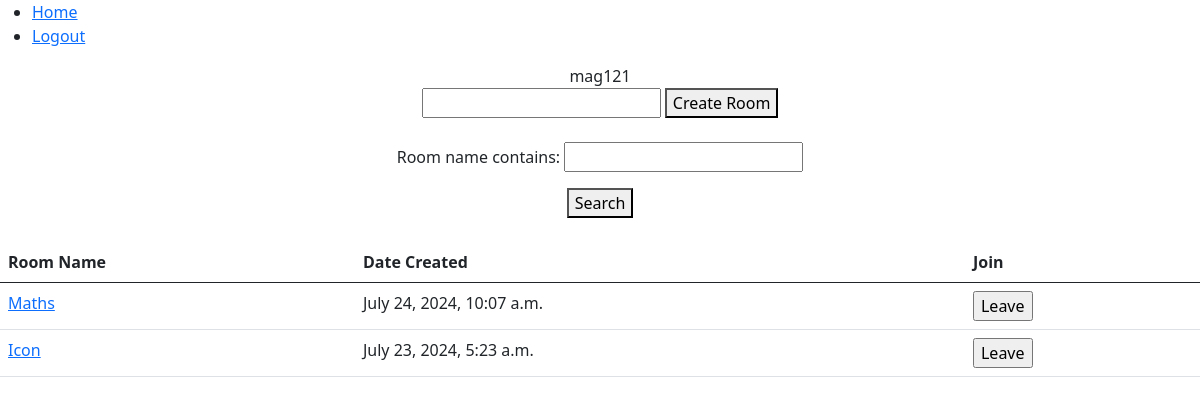
Screenshot of / (signed in) with the database file from the repository.
### chatapp/models.py (models this page shows, shortened)
class Room(models.Model):
    room_name = models.CharField(max_length=150, unique=True, primary_key=True)
    avatar = ResizedImageField(quality=70, upload_to='media/room', blank=True, null=True)
    members = models.ManyToManyField(Profile, blank=True)
    created_at = models.DateTimeField(auto_now_add=True)

### chatapp/views.py (the view)
# urls.py: 2. Add a URL to urlpatterns:  path('', views.home, name='home')
@login_required(login_url='signin')
def home(request):
    if request.method == 'POST':
        room_name = str(request.POST['room']).lower()
        user = request.user
        room = Room.objects.create(room_name=room_name, user=user)
        messages.info(request, 'room created')
        return redirect('home')
    form = RoomForm()
    room_filter = RoomFilter(request.GET, queryset=Room.objects.all())
    context = {
        "form": form,
        'filter': room_filter,
    }
    return render(request, 'home.html', context)

### chatapp/forms.py
class RoomForm(forms.Form):
    room_name = forms.CharField(max_length=50, required=True, widget=forms.TextInput(attrs={"placeholder":"create or join room"}))

### chatapp/templates/home.html (shortened to what this page needs)
{% include 'base.html' %}
{% load static %}
{% block content %}
<center>
    {{ request.user.username }}
    <form action="{% url 'create_room' %}" method="post">
        <input name="room_name" type="text" required minlength="3">
        <button type="submit">Create Room</button>
    </form>
    <form method="get">
        {{ filter.form.as_p }}
        <button type=submit">Search</button>
    </form>
    <table class="table">
        <thead>
            <tr>
                <th scope="col">Room Name</th>
                <th scope="col">Date Created</th>
                <th scope="col">Join</th>
            </tr>
        </thead>
        <tbody>
            {% for obj in filter.qs reversed %}
            <tr>
                <td> <a href="{% url 'chat' obj.room_name %}"> {{ obj.room_name }} </a></td>
                <td>{{ obj.created_at }}</td>
                <td>
                    <form action="{% url 'joinroom' %}" method="post">
                        {% if request.user.profile in obj.members.all %}
                        <input type="submit" value="Leave">
                        {% else %}
                        <input type="submit" value="Join">
                        {% endif %}
                    </form>
                </td>
            </tr>
            {% endfor %}
        </tbody>
    </table>
</center>
{% endblock %}

### rows the page displays
Room: room_name "Maths", created_at "July 24, 2024, 10:07 a.m."
Room: room_name "Icon", created_at "July 23, 2024, 5:23 a.m."

### other values shown
{{ request.user.username }} "mag121"
